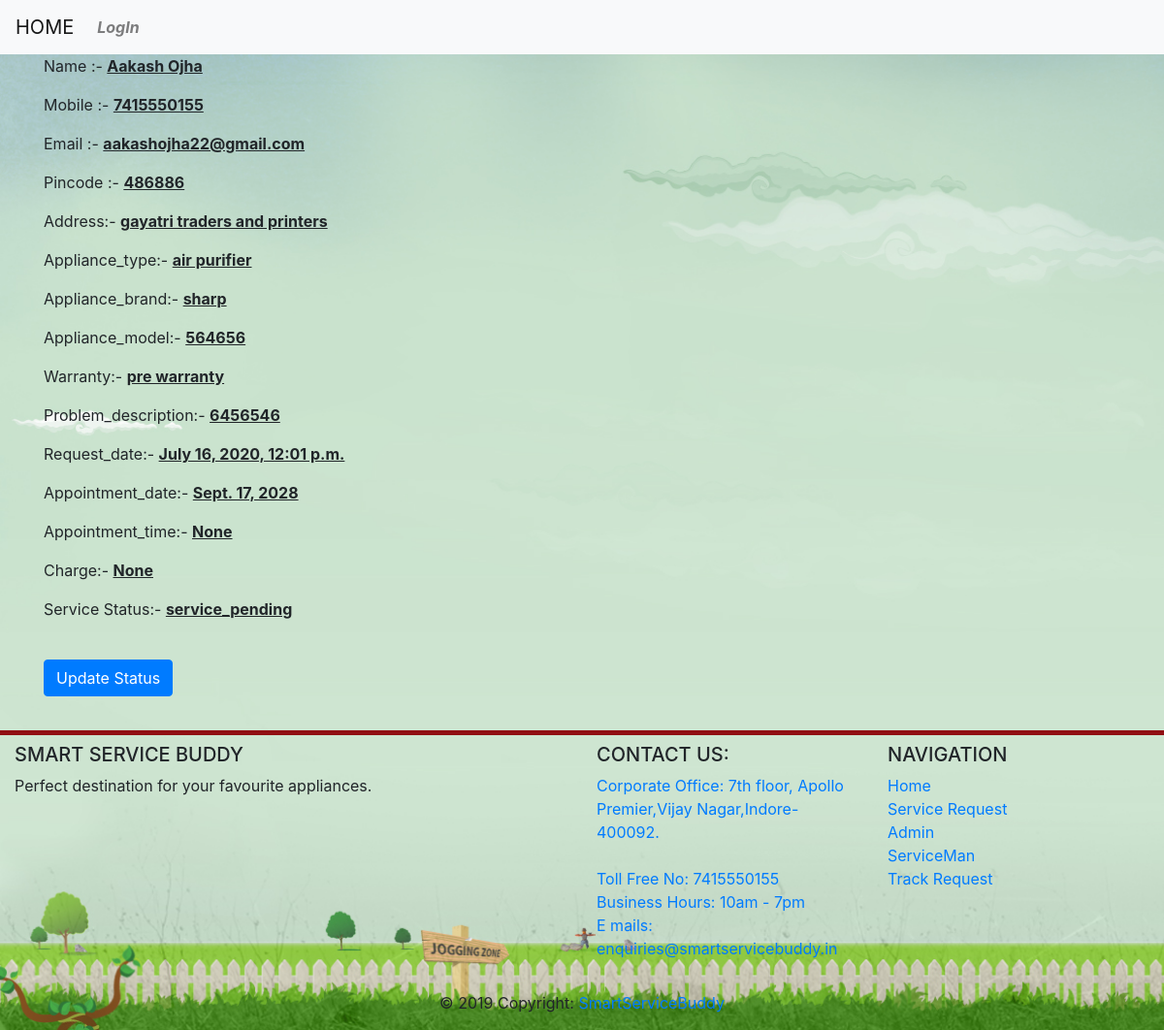
The app's page /service_man/request_detail/62/ with its own data.
### client_request/models.py (models this page shows, shortened)
class ClientRequest(models.Model):
    name = models.CharField(max_length=50)
    mobile = models.PositiveIntegerField()
    email = models.EmailField()
    pincode = models.PositiveIntegerField()
    address = models.CharField(max_length=100)
    appliance_type  = models.CharField(max_length=50,choices=sorted(appliance_type_CHOICES))
    appliance_brand = models.CharField(max_length=50,choices=sorted(appliance_brand_CHOICES))
    appliance_model = models.CharField(max_length=50)
    warranty = models.CharField(max_length=50,choices=(warranty_CHOICES))
    problem_description = models.CharField(max_length=200,blank=True,null=True)
    request_date = models.DateTimeField(default=timezone.now)
    appointment_date= models.DateField()
    appointment_time = models.TimeField(blank=True,null=True)
    verfication_status = models.BooleanField(default=False)
    service_man = models.ForeignKey(ServiceManInfo, related_name='serivce_man_appointed', on_delete=models.CASCADE,null=True,blank=True)
    email_verification =  models.BooleanField(default=False)
    charge = models.PositiveIntegerField(blank=True,null=True)
    request_status=models.CharField(max_length=50,choices=(request_status_CHOICES),blank=True,null=True,default='service_pending')

### service_man/views.py (the view)
# urls.py: path('request_detail/<int:pk>/',views.RequestDetailView.as_view(),name='request_detail'),
class RequestDetailView(DetailView,LoginRequiredMixin):
    model = ClientRequest
    template_name = 'service_man/request_detail.html'

### service_man/templates/service_man/request_detail.html (shortened to what this page needs)
{% extends 'service_man/base.html' %}
{% block content %}
<div class="container ">
    <p>Name :- <b><u>{{clientrequest.name}}</u></b></p>
    <p>Mobile :- <b><u>{{clientrequest.mobile}}</u></b></p>
    <p>Email :- <b><u>{{clientrequest.email}}</u></b></p>
    <p>Pincode :- <b><u>{{clientrequest.pincode}}</u></b></p>
    <p>Address:- <b><u>{{clientrequest.address}}</u></b></p>
    <p>Appliance_type:- <b><u>{{clientrequest.appliance_type}}</u></b></p>
    <p>Appliance_brand:- <b><u>{{clientrequest.appliance_brand}}</u></b></p>
    <p>Appliance_model:- <b><u>{{clientrequest.appliance_model}}</u></b></p>
    <p>Warranty:- <b><u>{{clientrequest.warranty}}</u></b></p>
    <p>Problem_description:- <b><u>{{clientrequest.problem_description}}</u></b></p>
    <p>Request_date:- <b><u>{{clientrequest.request_date}}</u></b></p>
    <p>Appointment_date:- <b><u>{{clientrequest.appointment_date}}</u></b></p>
    <p>Appointment_time:- <b><u>{{clientrequest.appointment_time}}</u></b></p>
    <p>Charge:- <b><u>{{clientrequest.charge}}</u></b></p>
    <p>Service Status:- <b><u>{{clientrequest.request_status}}</u></b></p>
<br>
    <a class="btn btn-primary" href="{% url 'service_man:request_update' pk=clientrequest.pk %}">Update Status</a>
</div>
{% endblock %}

### records on screen
ClientRequest: name "Aakash Ojha", mobile "7415550155", email "aakashojha22@gmail.com", pincode "486886", address "gayatri traders and printers", appliance_type "air purifier", appliance_brand "sharp", appliance_model "564656", warranty "pre warranty", problem_description "6456546", request_date "July 16, 2020, 12:01 p.m.", appointment_date "Sept. 17, 2028", appointment_time "None", charge "None", request_status "service_pending"
